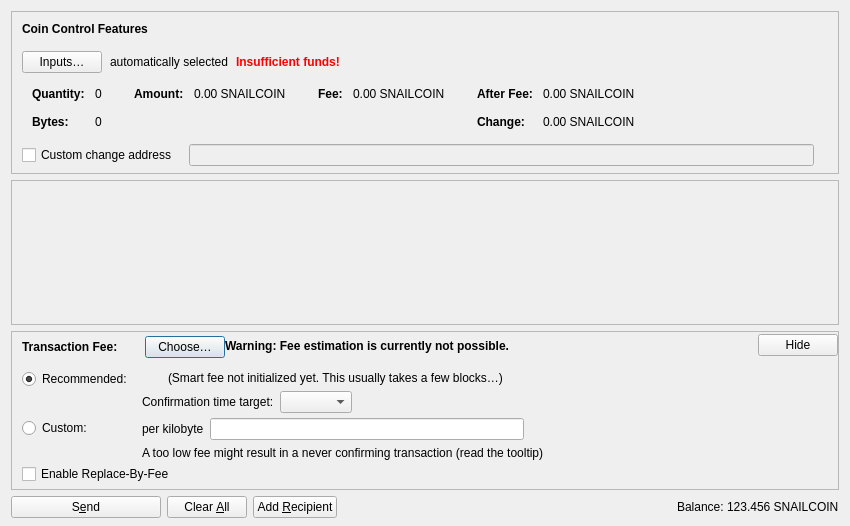
<?xml version="1.0" encoding="UTF-8"?>
<ui version="4.0">
 <class>SendCoinsDialog</class>
 <widget class="QDialog" name="SendCoinsDialog">
  <property name="geometry">
   <rect>
    <x>0</x>
    <y>0</y>
    <width>850</width>
    <height>526</height>
   </rect>
  </property>
  <property name="windowTitle">
   <string>Send Coins</string>
  </property>
  <layout class="QVBoxLayout" name="verticalLayout" stretch="0,1,0,0">
   <property name="bottomMargin">
    <number>8</number>
   </property>
   <item>
    <widget class="QFrame" name="frameCoinControl">
     <property name="sizePolicy">
      <sizepolicy hsizetype="Expanding" vsizetype="Expanding">
       <horstretch>0</horstretch>
       <verstretch>0</verstretch>
      </sizepolicy>
     </property>
     <property name="maximumSize">
      <size>
       <width>16777215</width>
       <height>16777215</height>
      </size>
     </property>
     <property name="frameShape">
      <enum>QFrame::StyledPanel</enum>
     </property>
     <property name="frameShadow">
      <enum>QFrame::Sunken</enum>
     </property>
     <layout class="QVBoxLayout" name="verticalLayoutCoinControl2">
      <property name="spacing">
       <number>0</number>
      </property>
      <property name="leftMargin">
       <number>0</number>
      </property>
      <property name="topMargin">
       <number>0</number>
      </property>
      <property name="rightMargin">
       <number>0</number>
      </property>
      <property name="bottomMargin">
       <number>6</number>
      </property>
      <item>
       <layout class="QVBoxLayout" name="verticalLayoutCoinControl" stretch="0,0,0,0,1">
        <property name="spacing">
         <number>0</number>
        </property>
        <property name="leftMargin">
         <number>10</number>
        </property>
        <property name="topMargin">
         <number>10</number>
        </property>
        <item>
         <layout class="QHBoxLayout" name="horizontalLayoutCoinControl1">
          <property name="bottomMargin">
           <number>15</number>
          </property>
          <item>
           <widget class="QLabel" name="labelCoinControlFeatures">
            <property name="sizePolicy">
             <sizepolicy hsizetype="Preferred" vsizetype="Maximum">
              <horstretch>0</horstretch>
              <verstretch>0</verstretch>
             </sizepolicy>
            </property>
            <property name="font">
             <font>
              <weight>75</weight>
              <bold>true</bold>
             </font>
            </property>
            <property name="styleSheet">
             <string notr="true">font-weight:bold;</string>
            </property>
            <property name="text">
             <string>Coin Control Features</string>
            </property>
           </widget>
          </item>
         </layout>
        </item>
        <item>
         <layout class="QHBoxLayout" name="horizontalLayoutCoinControl2" stretch="0,0,0,0">
          <property name="spacing">
           <number>8</number>
          </property>
          <property name="bottomMargin">
           <number>10</number>
          </property>
          <item>
           <widget class="QPushButton" name="pushButtonCoinControl">
            <property name="styleSheet">
             <string notr="true"/>
            </property>
            <property name="text">
             <string>Inputs…</string>
            </property>
            <property name="autoDefault">
             <bool>false</bool>
            </property>
           </widget>
          </item>
          <item>
           <widget class="QLabel" name="labelCoinControlAutomaticallySelected">
            <property name="text">
             <string>automatically selected</string>
            </property>
            <property name="margin">
             <number>5</number>
            </property>
           </widget>
          </item>
          <item>
           <widget class="QLabel" name="labelCoinControlInsuffFunds">
            <property name="font">
             <font>
              <weight>75</weight>
              <bold>true</bold>
             </font>
            </property>
            <property name="styleSheet">
             <string notr="true">color:red;font-weight:bold;</string>
            </property>
            <property name="text">
             <string>Insufficient funds!</string>
            </property>
            <property name="margin">
             <number>5</number>
            </property>
           </widget>
          </item>
          <item>
           <spacer name="horizontalSpacerCoinControl">
            <property name="orientation">
             <enum>Qt::Horizontal</enum>
            </property>
            <property name="sizeHint" stdset="0">
             <size>
              <width>40</width>
              <height>1</height>
             </size>
            </property>
           </spacer>
          </item>
         </layout>
        </item>
        <item>
         <widget class="QWidget" name="widgetCoinControl" native="true">
          <property name="sizePolicy">
           <sizepolicy hsizetype="Preferred" vsizetype="Preferred">
            <horstretch>0</horstretch>
            <verstretch>0</verstretch>
           </sizepolicy>
          </property>
          <property name="minimumSize">
           <size>
            <width>0</width>
            <height>0</height>
           </size>
          </property>
          <property name="styleSheet">
           <string notr="true"/>
          </property>
          <layout class="QHBoxLayout" name="horizontalLayoutCoinControl5">
           <property name="leftMargin">
            <number>0</number>
           </property>
           <property name="topMargin">
            <number>0</number>
           </property>
           <property name="rightMargin">
            <number>0</number>
           </property>
           <property name="bottomMargin">
            <number>0</number>
           </property>
           <item>
            <layout class="QHBoxLayout" name="horizontalLayoutCoinControl3" stretch="0,0,0,1">
             <property name="spacing">
              <number>20</number>
             </property>
             <property name="topMargin">
              <number>0</number>
             </property>
             <property name="bottomMargin">
              <number>10</number>
             </property>
             <item>
              <layout class="QFormLayout" name="formLayoutCoinControl1">
               <property name="labelAlignment">
                <set>Qt::AlignLeft|Qt::AlignVCenter</set>
               </property>
               <property name="horizontalSpacing">
                <number>10</number>
               </property>
               <property name="verticalSpacing">
                <number>14</number>
               </property>
               <property name="leftMargin">
                <number>10</number>
               </property>
               <property name="topMargin">
                <number>4</number>
               </property>
               <property name="rightMargin">
                <number>6</number>
               </property>
               <item row="0" column="0">
                <widget class="QLabel" name="labelCoinControlQuantityText">
                 <property name="font">
                  <font>
                   <weight>75</weight>
                   <bold>true</bold>
                  </font>
                 </property>
                 <property name="text">
                  <string>Quantity:</string>
                 </property>
                 <property name="margin">
                  <number>0</number>
                 </property>
                </widget>
               </item>
               <item row="0" column="1">
                <widget class="QLabel" name="labelCoinControlQuantity">
                 <property name="cursor">
                  <cursorShape>IBeamCursor</cursorShape>
                 </property>
                 <property name="contextMenuPolicy">
                  <enum>Qt::ActionsContextMenu</enum>
                 </property>
                 <property name="text">
                  <string notr="true">0</string>
                 </property>
                 <property name="margin">
                  <number>0</number>
                 </property>
                 <property name="textInteractionFlags">
                  <set>Qt::LinksAccessibleByMouse|Qt::TextSelectableByKeyboard|Qt::TextSelectableByMouse</set>
                 </property>
                </widget>
               </item>
               <item row="1" column="0">
                <widget class="QLabel" name="labelCoinControlBytesText">
                 <property name="font">
                  <font>
                   <weight>75</weight>
                   <bold>true</bold>
                  </font>
                 </property>
                 <property name="text">
                  <string>Bytes:</string>
                 </property>
                </widget>
               </item>
               <item row="1" column="1">
                <widget class="QLabel" name="labelCoinControlBytes">
                 <property name="cursor">
                  <cursorShape>IBeamCursor</cursorShape>
                 </property>
                 <property name="contextMenuPolicy">
                  <enum>Qt::ActionsContextMenu</enum>
                 </property>
                 <property name="text">
                  <string notr="true">0</string>
                 </property>
                 <property name="textInteractionFlags">
                  <set>Qt::LinksAccessibleByMouse|Qt::TextSelectableByKeyboard|Qt::TextSelectableByMouse</set>
                 </property>
                </widget>
               </item>
              </layout>
             </item>
             <item>
              <layout class="QFormLayout" name="formLayoutCoinControl2">
               <property name="horizontalSpacing">
                <number>10</number>
               </property>
               <property name="verticalSpacing">
                <number>14</number>
               </property>
               <property name="leftMargin">
                <number>6</number>
               </property>
               <property name="topMargin">
                <number>4</number>
               </property>
               <property name="rightMargin">
                <number>6</number>
               </property>
               <item row="0" column="0">
                <widget class="QLabel" name="labelCoinControlAmountText">
                 <property name="font">
                  <font>
                   <weight>75</weight>
                   <bold>true</bold>
                  </font>
                 </property>
                 <property name="text">
                  <string>Amount:</string>
                 </property>
                 <property name="margin">
                  <number>0</number>
                 </property>
                </widget>
               </item>
               <item row="0" column="1">
                <widget class="QLabel" name="labelCoinControlAmount">
                 <property name="cursor">
                  <cursorShape>IBeamCursor</cursorShape>
                 </property>
                 <property name="contextMenuPolicy">
                  <enum>Qt::ActionsContextMenu</enum>
                 </property>
                 <property name="text">
                  <string notr="true">0.00 SNAILCOIN</string>
                 </property>
                 <property name="textInteractionFlags">
                  <set>Qt::LinksAccessibleByMouse|Qt::TextSelectableByKeyboard|Qt::TextSelectableByMouse</set>
                 </property>
                </widget>
               </item>
              </layout>
             </item>
             <item>
              <layout class="QFormLayout" name="formLayoutCoinControl3">
               <property name="horizontalSpacing">
                <number>10</number>
               </property>
               <property name="verticalSpacing">
                <number>14</number>
               </property>
               <property name="leftMargin">
                <number>6</number>
               </property>
               <property name="topMargin">
                <number>4</number>
               </property>
               <property name="rightMargin">
                <number>6</number>
               </property>
               <item row="0" column="0">
                <widget class="QLabel" name="labelCoinControlFeeText">
                 <property name="font">
                  <font>
                   <weight>75</weight>
                   <bold>true</bold>
                  </font>
                 </property>
                 <property name="text">
                  <string>Fee:</string>
                 </property>
                 <property name="margin">
                  <number>0</number>
                 </property>
                </widget>
               </item>
               <item row="0" column="1">
                <widget class="QLabel" name="labelCoinControlFee">
                 <property name="cursor">
                  <cursorShape>IBeamCursor</cursorShape>
                 </property>
                 <property name="contextMenuPolicy">
                  <enum>Qt::ActionsContextMenu</enum>
                 </property>
                 <property name="text">
                  <string notr="true">0.00 SNAILCOIN</string>
                 </property>
                 <property name="textInteractionFlags">
                  <set>Qt::LinksAccessibleByMouse|Qt::TextSelectableByKeyboard|Qt::TextSelectableByMouse</set>
                 </property>
                </widget>
               </item>
              </layout>
             </item>
             <item>
              <layout class="QFormLayout" name="formLayoutCoinControl4">
               <property name="labelAlignment">
                <set>Qt::AlignLeft|Qt::AlignVCenter</set>
               </property>
               <property name="horizontalSpacing">
                <number>10</number>
               </property>
               <property name="verticalSpacing">
                <number>14</number>
               </property>
               <property name="leftMargin">
                <number>6</number>
               </property>
               <property name="topMargin">
                <number>4</number>
               </property>
               <property name="rightMargin">
                <number>6</number>
               </property>
               <item row="0" column="0">
                <widget class="QLabel" name="labelCoinControlAfterFeeText">
                 <property name="font">
                  <font>
                   <weight>75</weight>
                   <bold>true</bold>
                  </font>
                 </property>
                 <property name="text">
                  <string>After Fee:</string>
                 </property>
                 <property name="margin">
                  <number>0</number>
                 </property>
                </widget>
               </item>
               <item row="0" column="1">
                <widget class="QLabel" name="labelCoinControlAfterFee">
                 <property name="cursor">
                  <cursorShape>IBeamCursor</cursorShape>
                 </property>
                 <property name="contextMenuPolicy">
                  <enum>Qt::ActionsContextMenu</enum>
                 </property>
                 <property name="text">
                  <string notr="true">0.00 SNAILCOIN</string>
                 </property>
                 <property name="textInteractionFlags">
                  <set>Qt::LinksAccessibleByMouse|Qt::TextSelectableByKeyboard|Qt::TextSelectableByMouse</set>
                 </property>
                </widget>
               </item>
               <item row="1" column="0">
                <widget class="QLabel" name="labelCoinControlChangeText">
                 <property name="font">
                  <font>
                   <weight>75</weight>
                   <bold>true</bold>
                  </font>
                 </property>
                 <property name="text">
                  <string>Change:</string>
                 </property>
                </widget>
               </item>
               <item row="1" column="1">
                <widget class="QLabel" name="labelCoinControlChange">
                 <property name="cursor">
                  <cursorShape>IBeamCursor</cursorShape>
                 </property>
                 <property name="contextMenuPolicy">
                  <enum>Qt::ActionsContextMenu</enum>
                 </property>
                 <property name="text">
                  <string notr="true">0.00 SNAILCOIN</string>
                 </property>
                 <property name="textInteractionFlags">
                  <set>Qt::LinksAccessibleByMouse|Qt::TextSelectableByKeyboard|Qt::TextSelectableByMouse</set>
                 </property>
                </widget>
               </item>
              </layout>
             </item>
            </layout>
           </item>
          </layout>
         </widget>
        </item>
        <item>
         <layout class="QHBoxLayout" name="horizontalLayoutCoinControl4" stretch="0,0,0">
          <property name="spacing">
           <number>12</number>
          </property>
          <property name="sizeConstraint">
           <enum>QLayout::SetDefaultConstraint</enum>
          </property>
          <property name="topMargin">
           <number>5</number>
          </property>
          <property name="rightMargin">
           <number>5</number>
          </property>
          <item>
           <widget class="QCheckBox" name="checkBoxCoinControlChange">
            <property name="toolTip">
             <string>If this is activated, but the change address is empty or invalid, change will be sent to a newly generated address.</string>
            </property>
            <property name="text">
             <string>Custom change address</string>
            </property>
           </widget>
          </item>
          <item>
           <widget class="QValidatedLineEdit" name="lineEditCoinControlChange">
            <property name="enabled">
             <bool>false</bool>
            </property>
            <property name="sizePolicy">
             <sizepolicy hsizetype="Expanding" vsizetype="Fixed">
              <horstretch>0</horstretch>
              <verstretch>0</verstretch>
             </sizepolicy>
            </property>
           </widget>
          </item>
          <item>
           <widget class="QLabel" name="labelCoinControlChangeLabel">
            <property name="sizePolicy">
             <sizepolicy hsizetype="Preferred" vsizetype="Expanding">
              <horstretch>0</horstretch>
              <verstretch>0</verstretch>
             </sizepolicy>
            </property>
            <property name="minimumSize">
             <size>
              <width>0</width>
              <height>0</height>
             </size>
            </property>
            <property name="text">
             <string/>
            </property>
            <property name="margin">
             <number>3</number>
            </property>
           </widget>
          </item>
         </layout>
        </item>
        <item>
         <spacer name="verticalSpacerCoinControl">
          <property name="orientation">
           <enum>Qt::Vertical</enum>
          </property>
          <property name="sizeHint" stdset="0">
           <size>
            <width>800</width>
            <height>1</height>
           </size>
          </property>
         </spacer>
        </item>
       </layout>
      </item>
     </layout>
    </widget>
   </item>
   <item>
    <widget class="QScrollArea" name="scrollArea">
     <property name="widgetResizable">
      <bool>true</bool>
     </property>
     <widget class="QWidget" name="scrollAreaWidgetContents">
      <property name="geometry">
       <rect>
        <x>0</x>
        <y>0</y>
        <width>830</width>
        <height>104</height>
       </rect>
      </property>
      <layout class="QVBoxLayout" name="verticalLayout_2" stretch="0,1">
       <property name="leftMargin">
        <number>0</number>
       </property>
       <property name="topMargin">
        <number>0</number>
       </property>
       <property name="rightMargin">
        <number>0</number>
       </property>
       <property name="bottomMargin">
        <number>0</number>
       </property>
       <item>
        <layout class="QVBoxLayout" name="entries">
         <property name="spacing">
          <number>6</number>
         </property>
        </layout>
       </item>
       <item>
        <spacer name="verticalSpacer">
         <property name="orientation">
          <enum>Qt::Vertical</enum>
         </property>
         <property name="sizeHint" stdset="0">
          <size>
           <width>20</width>
           <height>40</height>
          </size>
         </property>
        </spacer>
       </item>
      </layout>
     </widget>
    </widget>
   </item>
   <item>
    <widget class="QFrame" name="frameFee">
     <property name="sizePolicy">
      <sizepolicy hsizetype="Expanding" vsizetype="Expanding">
       <horstretch>0</horstretch>
       <verstretch>0</verstretch>
      </sizepolicy>
     </property>
     <property name="maximumSize">
      <size>
       <width>16777215</width>
       <height>16777215</height>
      </size>
     </property>
     <property name="frameShape">
      <enum>QFrame::StyledPanel</enum>
     </property>
     <property name="frameShadow">
      <enum>QFrame::Sunken</enum>
     </property>
     <layout class="QVBoxLayout" name="verticalLayoutFee1">
      <property name="spacing">
       <number>0</number>
      </property>
      <property name="leftMargin">
       <number>0</number>
      </property>
      <property name="topMargin">
       <number>0</number>
      </property>
      <property name="rightMargin">
       <number>0</number>
      </property>
      <property name="bottomMargin">
       <number>0</number>
      </property>
      <item>
       <layout class="QVBoxLayout" name="verticalLayoutFee2" stretch="0,0,0">
        <property name="spacing">
         <number>0</number>
        </property>
        <property name="leftMargin">
         <number>10</number>
        </property>
        <property name="topMargin">
         <number>0</number>
        </property>
        <item>
         <layout class="QHBoxLayout" name="horizontalLayoutFee1">
          <property name="bottomMargin">
           <number>0</number>
          </property>
          <item>
           <layout class="QVBoxLayout" name="verticalLayoutFee7">
            <property name="spacing">
             <number>0</number>
            </property>
            <item>
             <spacer name="verticalSpacerSmartFee">
              <property name="orientation">
               <enum>Qt::Vertical</enum>
              </property>
              <property name="sizeType">
               <enum>QSizePolicy::Fixed</enum>
              </property>
              <property name="sizeHint" stdset="0">
               <size>
                <width>1</width>
                <height>4</height>
               </size>
              </property>
             </spacer>
            </item>
            <item>
             <layout class="QHBoxLayout" name="horizontalLayoutSmartFee">
              <property name="spacing">
               <number>10</number>
              </property>
              <item>
               <widget class="QLabel" name="labelFeeHeadline">
                <property name="sizePolicy">
                 <sizepolicy hsizetype="Preferred" vsizetype="Maximum">
                  <horstretch>0</horstretch>
                  <verstretch>0</verstretch>
                 </sizepolicy>
                </property>
                <property name="font">
                 <font>
                  <weight>75</weight>
                  <bold>true</bold>
                 </font>
                </property>
                <property name="styleSheet">
                 <string notr="true">font-weight:bold;</string>
                </property>
                <property name="text">
                 <string>Transaction Fee:</string>
                </property>
               </widget>
              </item>
              <item>
               <widget class="QLabel" name="labelFeeMinimized">
                <property name="text">
                 <string/>
                </property>
               </widget>
              </item>
              <item>
               <widget class="QPushButton" name="buttonChooseFee">
                <property name="text">
                 <string>Choose…</string>
                </property>
               </widget>
              </item>
             </layout>
            </item>
            <item>
             <spacer name="verticalSpacer_5">
              <property name="orientation">
               <enum>Qt::Vertical</enum>
              </property>
              <property name="sizeHint" stdset="0">
               <size>
                <width>1</width>
                <height>1</height>
               </size>
              </property>
             </spacer>
            </item>
           </layout>
          </item>
          <item>
           <widget class="QLabel" name="fallbackFeeWarningLabel">
            <property name="toolTip">
             <string>Using the fallbackfee can result in sending a transaction that will take several hours or days (or never) to confirm. Consider choosing your fee manually or wait until you have validated the complete chain.</string>
            </property>
            <property name="font">
            <font>
                <weight>75</weight>
                <bold>true</bold>
            </font>
            </property>
            <property name="text">
             <string>Warning: Fee estimation is currently not possible.</string>
            </property>
            <property name="wordWrap">
             <bool>false</bool>
            </property>
           </widget>
          </item>
          <item>
           <spacer name="horizontalSpacer_4">
            <property name="orientation">
             <enum>Qt::Horizontal</enum>
            </property>
            <property name="sizeType">
             <enum>QSizePolicy::MinimumExpanding</enum>
            </property>
            <property name="sizeHint" stdset="0">
             <size>
              <width>40</width>
              <height>20</height>
             </size>
            </property>
           </spacer>
          </item>
          <item>
           <widget class="QPushButton" name="buttonMinimizeFee">
            <property name="toolTip">
             <string>Hide transaction fee settings</string>
            </property>
            <property name="text">
             <string>Hide</string>
            </property>
           </widget>
          </item>
         </layout>
        </item>
        <item>
         <widget class="QFrame" name="frameFeeSelection">
          <layout class="QVBoxLayout" name="verticalLayoutFee12">
           <property name="spacing">
            <number>0</number>
           </property>
           <property name="leftMargin">
            <number>0</number>
           </property>
           <property name="topMargin">
            <number>0</number>
           </property>
           <property name="rightMargin">
            <number>0</number>
           </property>
           <property name="bottomMargin">
            <number>0</number>
           </property>
           <item>
            <layout class="QGridLayout" name="gridLayoutFee">
             <property name="topMargin">
              <number>10</number>
             </property>
             <property name="bottomMargin">
              <number>4</number>
             </property>
             <property name="horizontalSpacing">
              <number>10</number>
             </property>
             <property name="verticalSpacing">
              <number>4</number>
             </property>
             <item row="1" column="1">
              <layout class="QVBoxLayout" name="verticalLayoutFee8">
               <property name="spacing">
                <number>6</number>
               </property>
               <item>
                <layout class="QHBoxLayout" name="horizontalLayoutFee13">
                 <item>
                  <widget class="QLabel" name="labelCustomPerKilobyte">
                   <property name="toolTip">
                    <string>Specify a custom fee per kB (1,000 bytes) of the transaction's virtual size.

Note:  Since the fee is calculated on a per-byte basis, a fee rate of "100 satoshis per kvB" for a transaction size of 500 virtual bytes (half of 1 kvB) would ultimately yield a fee of only 50 satoshis.</string>
                   </property>
                   <property name="text">
                    <string>per kilobyte</string>
                   </property>
                  </widget>
                 </item>
                 <item>
                  <widget class="BitcoinAmountField" name="customFee"/>
                 </item>
                 <item>
                  <spacer name="horizontalSpacer_6">
                   <property name="orientation">
                    <enum>Qt::Horizontal</enum>
                   </property>
                   <property name="sizeHint" stdset="0">
                    <size>
                     <width>1</width>
                     <height>1</height>
                    </size>
                   </property>
                  </spacer>
                 </item>
                </layout>
               </item>
               <item>
                <layout class="QHBoxLayout" name="horizontalLayoutFee8">
                 <item>
                  <widget class="QLabel" name="labelCustomFeeWarning">
                   <property name="enabled">
                    <bool>true</bool>
                   </property>
                   <property name="toolTip">
                    <string>When there is less transaction volume than space in the blocks, miners as well as relaying nodes may enforce a minimum fee. Paying only this minimum fee is just fine, but be aware that this can result in a never confirming transaction once there is more demand for bitcoin transactions than the network can process.</string>
                   </property>
                   <property name="text">
                    <string>A too low fee might result in a never confirming transaction (read the tooltip)</string>
                   </property>
                  </widget>
                 </item>
                 <item>
                  <spacer name="horizontalSpacer_2">
                   <property name="orientation">
                    <enum>Qt::Horizontal</enum>
                   </property>
                   <property name="sizeHint" stdset="0">
                    <size>
                     <width>1</width>
                     <height>1</height>
                    </size>
                   </property>
                  </spacer>
                 </item>
                </layout>
               </item>
              </layout>
             </item>
             <item row="0" column="0">
              <layout class="QVBoxLayout" name="verticalLayoutFee4" stretch="0,1">
               <item>
                <widget class="QRadioButton" name="radioSmartFee">
                 <property name="text">
                  <string>Recommended:</string>
                 </property>
                 <property name="checked">
                  <bool>true</bool>
                 </property>
                 <attribute name="buttonGroup">
                  <string notr="true">groupFee</string>
                 </attribute>
                </widget>
               </item>
               <item>
                <spacer name="verticalSpacer_2">
                 <property name="orientation">
                  <enum>Qt::Vertical</enum>
                 </property>
                 <property name="sizeHint" stdset="0">
                  <size>
                   <width>1</width>
                   <height>1</height>
                  </size>
                 </property>
                </spacer>
               </item>
              </layout>
             </item>
             <item row="1" column="0">
              <layout class="QVBoxLayout" name="verticalLayoutFee9" stretch="0,1">
               <item>
                <widget class="QRadioButton" name="radioCustomFee">
                 <property name="text">
                  <string>Custom:</string>
                 </property>
                 <attribute name="buttonGroup">
                  <string notr="true">groupFee</string>
                 </attribute>
                </widget>
               </item>
               <item>
                <spacer name="verticalSpacer_6">
                 <property name="orientation">
                  <enum>Qt::Vertical</enum>
                 </property>
                 <property name="sizeHint" stdset="0">
                  <size>
                   <width>1</width>
                   <height>1</height>
                  </size>
                 </property>
                </spacer>
               </item>
              </layout>
             </item>
             <item row="0" column="1">
              <layout class="QVBoxLayout" name="verticalLayoutFee3" stretch="0,0,1">
               <property name="spacing">
                <number>6</number>
               </property>
               <property name="topMargin">
                <number>2</number>
               </property>
               <item>
                <layout class="QHBoxLayout" name="horizontalLayoutFee12">
                 <item>
                  <widget class="QLabel" name="labelSmartFee">
                   <property name="text">
                    <string/>
                   </property>
                  </widget>
                 </item>
                 <item>
                  <widget class="QLabel" name="labelFeeEstimation">
                   <property name="text">
                    <string/>
                   </property>
                  </widget>
                 </item>
                 <item>
                  <widget class="QLabel" name="labelSmartFee2">
                   <property name="text">
                    <string>(Smart fee not initialized yet. This usually takes a few blocks…)</string>
                   </property>
                  </widget>
                 </item>
                 <item>
                  <spacer name="horizontalSpacer_5">
                   <property name="orientation">
                    <enum>Qt::Horizontal</enum>
                   </property>
                   <property name="sizeHint" stdset="0">
                    <size>
                     <width>1</width>
                     <height>1</height>
                    </size>
                   </property>
                  </spacer>
                 </item>
                </layout>
               </item>
               <item>
                <layout class="QHBoxLayout" name="horizontalLayoutFee9">
                 <item>
                  <layout class="QVBoxLayout" name="verticalLayoutFee6">
                   <item>
                    <widget class="QLabel" name="labelSmartFee3">
                     <property name="text">
                      <string>Confirmation time target:</string>
                     </property>
                    </widget>
                   </item>
                  </layout>
                 </item>
                 <item>
                  <layout class="QVBoxLayout" name="verticalLayoutFee5">
                   <property name="rightMargin">
                    <number>30</number>
                   </property>
                   <item>
                    <layout class="QHBoxLayout" name="horizontalLayoutConfTarget">
                     <property name="bottomMargin">
                      <number>0</number>
                     </property>
                     <item>
                      <widget class="QComboBox" name="confTargetSelector"/>
                     </item>
                     <item>
                      <spacer name="horizontalSpacerConfTarget">
                       <property name="orientation">
                        <enum>Qt::Horizontal</enum>
                       </property>
                       <property name="sizeHint" stdset="0">
                        <size>
                         <width>40</width>
                         <height>20</height>
                        </size>
                       </property>
                      </spacer>
                     </item>
                    </layout>
                   </item>
                  </layout>
                 </item>
                </layout>
               </item>
               <item>
                <spacer name="verticalSpacer_4">
                 <property name="orientation">
                  <enum>Qt::Vertical</enum>
                 </property>
                 <property name="sizeHint" stdset="0">
                  <size>
                   <width>1</width>
                   <height>1</height>
                  </size>
                 </property>
                </spacer>
               </item>
              </layout>
             </item>
            </layout>
           </item>
           <item>
            <widget class="QCheckBox" name="optInRBF">
             <property name="text">
              <string>Enable Replace-By-Fee</string>
             </property>
             <property name="toolTip">
              <string>With Replace-By-Fee (BIP-125) you can increase a transaction's fee after it is sent. Without this, a higher fee may be recommended to compensate for increased transaction delay risk.</string>
             </property>
            </widget>
           </item>
          </layout>
         </widget>
        </item>
        <item>
         <spacer name="verticalSpacerFee">
          <property name="orientation">
           <enum>Qt::Vertical</enum>
          </property>
          <property name="sizeHint" stdset="0">
           <size>
            <width>40</width>
            <height>5</height>
           </size>
          </property>
         </spacer>
        </item>
       </layout>
      </item>
     </layout>
    </widget>
   </item>
   <item>
    <layout class="QHBoxLayout" name="horizontalLayout">
     <item>
      <widget class="QPushButton" name="sendButton">
       <property name="minimumSize">
        <size>
         <width>150</width>
         <height>0</height>
        </size>
       </property>
       <property name="toolTip">
        <string>Confirm the send action</string>
       </property>
       <property name="text">
        <string>S&amp;end</string>
       </property>
       <property name="icon">
        <iconset resource="../bitcoin.qrc">
         <normaloff>:/icons/send</normaloff>:/icons/send</iconset>
       </property>
       <property name="autoDefault">
        <bool>false</bool>
       </property>
       <property name="default">
        <bool>false</bool>
       </property>
      </widget>
     </item>
     <item>
      <widget class="QPushButton" name="clearButton">
       <property name="sizePolicy">
        <sizepolicy hsizetype="Minimum" vsizetype="Fixed">
         <horstretch>0</horstretch>
         <verstretch>0</verstretch>
        </sizepolicy>
       </property>
       <property name="toolTip">
        <string>Clear all fields of the form.</string>
       </property>
       <property name="text">
        <string>Clear &amp;All</string>
       </property>
       <property name="icon">
        <iconset resource="../bitcoin.qrc">
         <normaloff>:/icons/remove</normaloff>:/icons/remove</iconset>
       </property>
       <property name="autoDefault">
        <bool>false</bool>
       </property>
      </widget>
     </item>
     <item>
      <widget class="QPushButton" name="addButton">
       <property name="toolTip">
        <string>Send to multiple recipients at once</string>
       </property>
       <property name="text">
        <string>Add &amp;Recipient</string>
       </property>
       <property name="icon">
        <iconset resource="../bitcoin.qrc">
         <normaloff>:/icons/add</normaloff>:/icons/add</iconset>
       </property>
       <property name="autoDefault">
        <bool>false</bool>
       </property>
      </widget>
     </item>
     <item>
      <spacer name="horizontalSpacer">
       <property name="orientation">
        <enum>Qt::Horizontal</enum>
       </property>
       <property name="sizeHint" stdset="0">
        <size>
         <width>40</width>
         <height>20</height>
        </size>
       </property>
      </spacer>
     </item>
     <item>
      <layout class="QHBoxLayout" name="horizontalLayout_2">
       <property name="spacing">
        <number>3</number>
       </property>
       <item>
        <widget class="QLabel" name="labelBalanceName">
         <property name="sizePolicy">
          <sizepolicy hsizetype="Preferred" vsizetype="Fixed">
           <horstretch>0</horstretch>
           <verstretch>0</verstretch>
          </sizepolicy>
         </property>
         <property name="text">
          <string>Balance:</string>
         </property>
        </widget>
       </item>
       <item>
        <widget class="QLabel" name="labelBalance">
         <property name="sizePolicy">
          <sizepolicy hsizetype="Preferred" vsizetype="Fixed">
           <horstretch>0</horstretch>
           <verstretch>0</verstretch>
          </sizepolicy>
         </property>
         <property name="cursor">
          <cursorShape>IBeamCursor</cursorShape>
         </property>
         <property name="text">
          <string notr="true">123.456 SNAILCOIN</string>
         </property>
         <property name="textInteractionFlags">
          <set>Qt::LinksAccessibleByMouse|Qt::TextSelectableByKeyboard|Qt::TextSelectableByMouse</set>
         </property>
        </widget>
       </item>
      </layout>
     </item>
    </layout>
   </item>
  </layout>
 </widget>
 <customwidgets>
  <customwidget>
   <class>QValidatedLineEdit</class>
   <extends>QLineEdit</extends>
   <header>qt/qvalidatedlineedit.h</header>
  </customwidget>
  <customwidget>
   <class>BitcoinAmountField</class>
   <extends>QLineEdit</extends>
   <header>qt/bitcoinamountfield.h</header>
   <container>1</container>
  </customwidget>
 </customwidgets>
 <resources>
  <include location="../bitcoin.qrc"/>
 </resources>
 <connections/>
 <buttongroups>
  <buttongroup name="groupFee"/>
 </buttongroups>
</ui>
